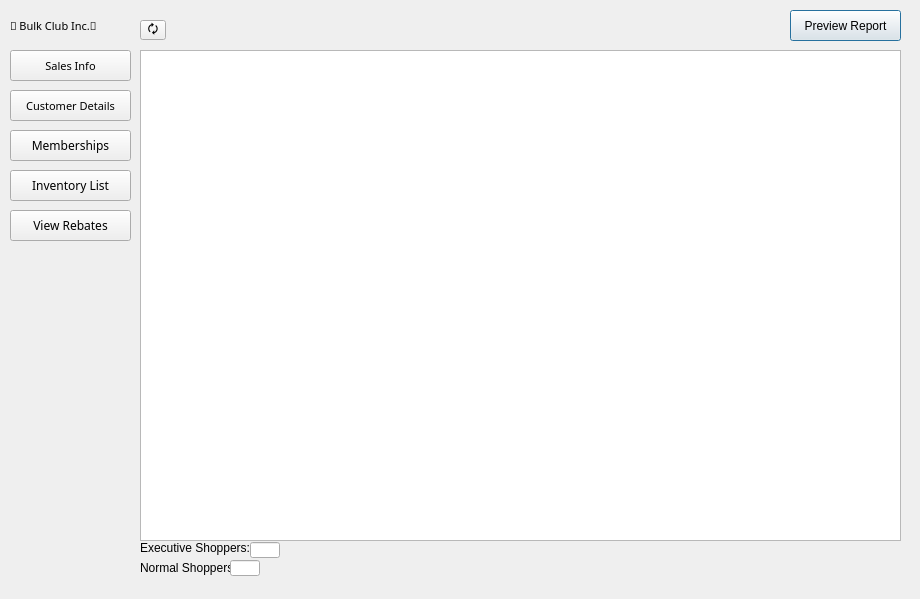
<?xml version="1.0" encoding="UTF-8"?>
<ui version="4.0">
 <class>Manager</class>
 <widget class="QDialog" name="Manager">
  <property name="geometry">
   <rect>
    <x>0</x>
    <y>0</y>
    <width>920</width>
    <height>599</height>
   </rect>
  </property>
  <property name="sizePolicy">
   <sizepolicy hsizetype="Fixed" vsizetype="Fixed">
    <horstretch>0</horstretch>
    <verstretch>0</verstretch>
   </sizepolicy>
  </property>
  <property name="windowTitle">
   <string>Dialog</string>
  </property>
  <property name="sizeGripEnabled">
   <bool>false</bool>
  </property>
  <widget class="QLabel" name="companyLabel">
   <property name="geometry">
    <rect>
     <x>10</x>
     <y>10</y>
     <width>131</width>
     <height>31</height>
    </rect>
   </property>
   <property name="font">
    <font>
     <family>Lucida Sans</family>
     <pointsize>8</pointsize>
    </font>
   </property>
   <property name="text">
    <string>💪 Bulk Club Inc.💪</string>
   </property>
  </widget>
  <widget class="QStackedWidget" name="stackedWidget">
   <property name="geometry">
    <rect>
     <x>140</x>
     <y>0</y>
     <width>771</width>
     <height>601</height>
    </rect>
   </property>
   <widget class="QWidget" name="salesPage">
    <widget class="QPushButton" name="salesPage_previewButton">
     <property name="geometry">
      <rect>
       <x>650</x>
       <y>10</y>
       <width>111</width>
       <height>31</height>
      </rect>
     </property>
     <property name="font">
      <font>
       <family>Arial</family>
       <pointsize>9</pointsize>
      </font>
     </property>
     <property name="text">
      <string>Preview Report</string>
     </property>
    </widget>
    <widget class="QTableView" name="salesPage_tableView">
     <property name="geometry">
      <rect>
       <x>0</x>
       <y>50</y>
       <width>761</width>
       <height>491</height>
      </rect>
     </property>
    </widget>
    <widget class="QToolButton" name="sales_refresh">
     <property name="geometry">
      <rect>
       <x>0</x>
       <y>20</y>
       <width>26</width>
       <height>20</height>
      </rect>
     </property>
     <property name="text">
      <string>🗘</string>
     </property>
    </widget>
    <widget class="QLabel" name="executiveLabel">
     <property name="geometry">
      <rect>
       <x>0</x>
       <y>540</y>
       <width>111</width>
       <height>16</height>
      </rect>
     </property>
     <property name="text">
      <string>Executive Shoppers:</string>
     </property>
    </widget>
    <widget class="QLabel" name="normalLabel">
     <property name="geometry">
      <rect>
       <x>0</x>
       <y>560</y>
       <width>91</width>
       <height>16</height>
      </rect>
     </property>
     <property name="text">
      <string>Normal Shoppers:</string>
     </property>
    </widget>
    <widget class="QLineEdit" name="executiveLine">
     <property name="geometry">
      <rect>
       <x>110</x>
       <y>542</y>
       <width>30</width>
       <height>16</height>
      </rect>
     </property>
     <property name="readOnly">
      <bool>true</bool>
     </property>
    </widget>
    <widget class="QLineEdit" name="normalLine">
     <property name="geometry">
      <rect>
       <x>90</x>
       <y>560</y>
       <width>30</width>
       <height>16</height>
      </rect>
     </property>
     <property name="readOnly">
      <bool>true</bool>
     </property>
    </widget>
   </widget>
   <widget class="QWidget" name="customerPage">
    <property name="font">
     <font>
      <family>Arial</family>
      <pointsize>9</pointsize>
     </font>
    </property>
    <widget class="QComboBox" name="customerPage_sortBox">
     <property name="geometry">
      <rect>
       <x>620</x>
       <y>10</y>
       <width>141</width>
       <height>31</height>
      </rect>
     </property>
     <property name="font">
      <font>
       <family>Arial</family>
       <pointsize>9</pointsize>
      </font>
     </property>
    </widget>
    <widget class="QLineEdit" name="customerPage_searchBar">
     <property name="geometry">
      <rect>
       <x>40</x>
       <y>10</y>
       <width>251</width>
       <height>31</height>
      </rect>
     </property>
     <property name="placeholderText">
      <string>Enter Customer Name/ID here...</string>
     </property>
    </widget>
    <widget class="QToolButton" name="customerPage_refreshButton">
     <property name="geometry">
      <rect>
       <x>0</x>
       <y>10</y>
       <width>31</width>
       <height>31</height>
      </rect>
     </property>
     <property name="text">
      <string>🗘</string>
     </property>
    </widget>
    <widget class="QPushButton" name="customerPage_searchButton">
     <property name="geometry">
      <rect>
       <x>300</x>
       <y>10</y>
       <width>71</width>
       <height>31</height>
      </rect>
     </property>
     <property name="font">
      <font>
       <family>Arial</family>
       <pointsize>9</pointsize>
      </font>
     </property>
     <property name="text">
      <string>Search</string>
     </property>
    </widget>
    <widget class="QTableView" name="customerPage_tableView">
     <property name="geometry">
      <rect>
       <x>0</x>
       <y>50</y>
       <width>761</width>
       <height>541</height>
      </rect>
     </property>
    </widget>
   </widget>
   <widget class="QWidget" name="membershipPage">
    <widget class="QToolButton" name="membershipPage_refreshButton">
     <property name="geometry">
      <rect>
       <x>0</x>
       <y>10</y>
       <width>31</width>
       <height>31</height>
      </rect>
     </property>
     <property name="font">
      <font>
       <family>Arial</family>
       <pointsize>9</pointsize>
      </font>
     </property>
     <property name="text">
      <string>🗘</string>
     </property>
    </widget>
    <widget class="QLineEdit" name="membershipPage_searchBar">
     <property name="geometry">
      <rect>
       <x>40</x>
       <y>10</y>
       <width>301</width>
       <height>31</height>
      </rect>
     </property>
     <property name="font">
      <font>
       <family>Arial</family>
       <pointsize>9</pointsize>
      </font>
     </property>
     <property name="placeholderText">
      <string>Enter in a month e.g. November...</string>
     </property>
    </widget>
    <widget class="QPushButton" name="membershipPage_searchButton">
     <property name="geometry">
      <rect>
       <x>350</x>
       <y>10</y>
       <width>71</width>
       <height>31</height>
      </rect>
     </property>
     <property name="font">
      <font>
       <family>Arial</family>
       <pointsize>9</pointsize>
      </font>
     </property>
     <property name="text">
      <string>Search</string>
     </property>
    </widget>
    <widget class="QTableView" name="membershipPage_tableView">
     <property name="geometry">
      <rect>
       <x>0</x>
       <y>50</y>
       <width>761</width>
       <height>541</height>
      </rect>
     </property>
    </widget>
   </widget>
   <widget class="QWidget" name="inventoryPage">
    <widget class="QToolButton" name="inventoryPage_refreshButton">
     <property name="geometry">
      <rect>
       <x>0</x>
       <y>10</y>
       <width>31</width>
       <height>31</height>
      </rect>
     </property>
     <property name="font">
      <font>
       <family>Arial</family>
       <pointsize>9</pointsize>
      </font>
     </property>
     <property name="text">
      <string>🗘</string>
     </property>
    </widget>
    <widget class="QLineEdit" name="inventoryPage_searchBar">
     <property name="geometry">
      <rect>
       <x>40</x>
       <y>10</y>
       <width>281</width>
       <height>31</height>
      </rect>
     </property>
     <property name="font">
      <font>
       <family>Arial</family>
       <pointsize>9</pointsize>
      </font>
     </property>
     <property name="placeholderText">
      <string>Enter Item here...</string>
     </property>
    </widget>
    <widget class="QPushButton" name="inventoryPage_searchButton">
     <property name="geometry">
      <rect>
       <x>330</x>
       <y>10</y>
       <width>71</width>
       <height>31</height>
      </rect>
     </property>
     <property name="font">
      <font>
       <family>Arial</family>
       <pointsize>9</pointsize>
      </font>
     </property>
     <property name="text">
      <string>Search</string>
     </property>
    </widget>
    <widget class="QComboBox" name="inventoryPage_sortBox">
     <property name="geometry">
      <rect>
       <x>620</x>
       <y>10</y>
       <width>141</width>
       <height>31</height>
      </rect>
     </property>
     <property name="font">
      <font>
       <family>Arial</family>
       <pointsize>9</pointsize>
      </font>
     </property>
    </widget>
    <widget class="QTableView" name="inventoryPage_tableView">
     <property name="geometry">
      <rect>
       <x>0</x>
       <y>50</y>
       <width>761</width>
       <height>541</height>
      </rect>
     </property>
    </widget>
   </widget>
   <widget class="QWidget" name="rebatePage">
    <widget class="QComboBox" name="rebatePage_sortBox">
     <property name="geometry">
      <rect>
       <x>620</x>
       <y>10</y>
       <width>141</width>
       <height>31</height>
      </rect>
     </property>
     <property name="font">
      <font>
       <family>Arial</family>
       <pointsize>9</pointsize>
      </font>
     </property>
    </widget>
    <widget class="QToolButton" name="rebatePage_refreshButton">
     <property name="geometry">
      <rect>
       <x>0</x>
       <y>10</y>
       <width>31</width>
       <height>31</height>
      </rect>
     </property>
     <property name="font">
      <font>
       <family>Arial</family>
       <pointsize>9</pointsize>
      </font>
     </property>
     <property name="text">
      <string>🗘</string>
     </property>
    </widget>
    <widget class="QTableView" name="rebatePage_tableView">
     <property name="geometry">
      <rect>
       <x>0</x>
       <y>50</y>
       <width>761</width>
       <height>541</height>
      </rect>
     </property>
    </widget>
   </widget>
  </widget>
  <widget class="QPushButton" name="inventoryButton">
   <property name="geometry">
    <rect>
     <x>10</x>
     <y>170</y>
     <width>121</width>
     <height>31</height>
    </rect>
   </property>
   <property name="font">
    <font>
     <family>Lucida Sans</family>
    </font>
   </property>
   <property name="text">
    <string>Inventory List</string>
   </property>
  </widget>
  <widget class="QPushButton" name="salesButton">
   <property name="geometry">
    <rect>
     <x>10</x>
     <y>50</y>
     <width>121</width>
     <height>31</height>
    </rect>
   </property>
   <property name="font">
    <font>
     <family>Lucida Sans</family>
     <pointsize>8</pointsize>
    </font>
   </property>
   <property name="text">
    <string>Sales Info</string>
   </property>
  </widget>
  <widget class="QPushButton" name="membershipButton">
   <property name="geometry">
    <rect>
     <x>10</x>
     <y>130</y>
     <width>121</width>
     <height>31</height>
    </rect>
   </property>
   <property name="font">
    <font>
     <family>Lucida Sans</family>
    </font>
   </property>
   <property name="text">
    <string>Memberships</string>
   </property>
  </widget>
  <widget class="QPushButton" name="customerButton">
   <property name="geometry">
    <rect>
     <x>10</x>
     <y>90</y>
     <width>121</width>
     <height>31</height>
    </rect>
   </property>
   <property name="font">
    <font>
     <family>Lucida Sans</family>
     <pointsize>8</pointsize>
    </font>
   </property>
   <property name="text">
    <string>Customer Details</string>
   </property>
  </widget>
  <widget class="QPushButton" name="rebatesButton">
   <property name="geometry">
    <rect>
     <x>10</x>
     <y>210</y>
     <width>121</width>
     <height>31</height>
    </rect>
   </property>
   <property name="font">
    <font>
     <family>Lucida Sans</family>
    </font>
   </property>
   <property name="text">
    <string>View Rebates</string>
   </property>
  </widget>
 </widget>
 <resources/>
 <connections>
  <connection>
   <sender>inventoryPage_searchBar</sender>
   <signal>textChanged(QString)</signal>
   <receiver>Manager</receiver>
   <slot>refreshSearch()</slot>
   <hints>
    <hint type="sourcelabel">
     <x>318</x>
     <y>22</y>
    </hint>
    <hint type="destinationlabel">
     <x>98</x>
     <y>264</y>
    </hint>
   </hints>
  </connection>
  <connection>
   <sender>salesPage_tableView</sender>
   <signal>viewportEntered()</signal>
   <receiver>Manager</receiver>
   <slot>generateReport()</slot>
   <hints>
    <hint type="sourcelabel">
     <x>251</x>
     <y>334</y>
    </hint>
    <hint type="destinationlabel">
     <x>60</x>
     <y>361</y>
    </hint>
   </hints>
  </connection>
  <connection>
   <sender>sales_refresh</sender>
   <signal>clicked()</signal>
   <receiver>Manager</receiver>
   <slot>generateReport()</slot>
   <hints>
    <hint type="sourcelabel">
     <x>153</x>
     <y>24</y>
    </hint>
    <hint type="destinationlabel">
     <x>55</x>
     <y>333</y>
    </hint>
   </hints>
  </connection>
 </connections>
 <slots>
  <slot>refreshSearch()</slot>
  <slot>generateReport()</slot>
 </slots>
</ui>
